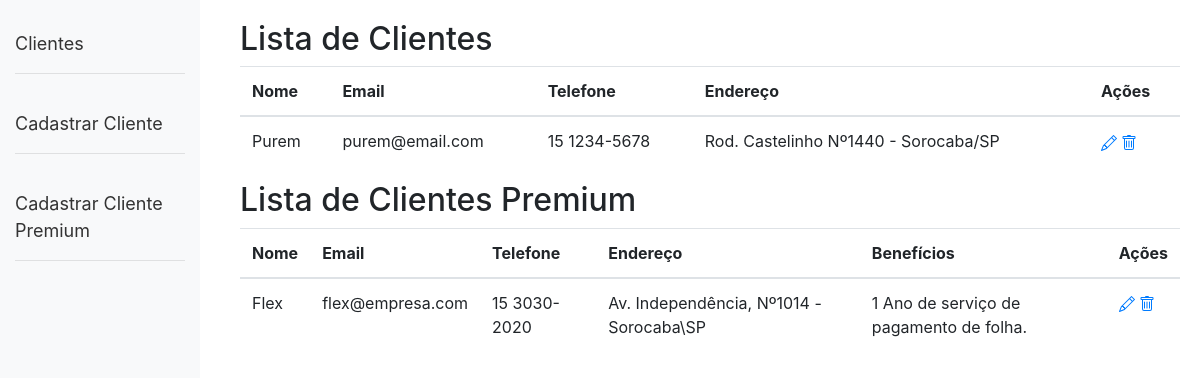
The page / on the database its author committed.
### clientes/models.py (models this page shows, shortened)
class Cliente(models.Model):
    nome = models.CharField(max_length=100)
    email = models.EmailField()
    telefone = models.CharField(max_length=20)
    endereco = models.TextField()

class ClientePremium(models.Model):
    nome = models.CharField(max_length=100)
    email = models.EmailField()
    telefone = models.CharField(max_length=20)
    endereco = models.TextField()
    beneficios = models.TextField()

### clientes/views.py (the view)
# urls.py: path('', views.home, name='home'),
def home(request):
    clientes = Cliente.objects.all()
    clientes_premium = ClientePremium.objects.all()
    return render(request, 'clientes/home.html', {'clientes': clientes, 'clientes_premium': clientes_premium})

### clientes/templates/clientes/home.html (shortened to what this page needs)
{% extends 'clientes/base.html' %}
{% block content %}
<h2>Lista de Clientes</h2>
<table class="table">
    <thead>
        <tr>
            <th>Nome</th>
            <th>Email</th>
            <th>Telefone</th>
            <th>Endereço</th>
            <th>Ações</th>
        </tr>
    </thead>
    <tbody>
        {% for cliente in clientes %}
        <tr>
            <td>{{ cliente.nome }}</td>
            <td>{{ cliente.email }}</td>
            <td>{{ cliente.telefone }}</td>
            <td>{{ cliente.endereco }}</td>
            <td>
                <a href="{% url 'editar_cliente' cliente.id %}" title="Editar">
                </a>
                <a href="#" onclick="confirmarExclusao(event, '{% url 'excluir_cliente' cliente.id %}')" title="Excluir">
                </a>
            </td>
        </tr>
        {% endfor %}
    </tbody>
</table>
<h2>Lista de Clientes Premium</h2>
<table class="table">
    <thead>
        <tr>
            <th>Nome</th>
            <th>Email</th>
            <th>Telefone</th>
            <th>Endereço</th>
            <th>Benefícios</th>
            <th>Ações</th>
        </tr>
    </thead>
    <tbody>
        {% for cliente_premium in clientes_premium %}
        <tr>
            <td>{{ cliente_premium.nome }}</td>
            <td>{{ cliente_premium.email }}</td>
            <td>{{ cliente_premium.telefone }}</td>
            <td>{{ cliente_premium.endereco }}</td>
            <td>{{ cliente_premium.beneficios }}</td>
            <td>
                <a href="{% url 'editar_cliente_premium' cliente_premium.id %}" title="Editar">
                </a>
                <a href="#" onclick="confirmarExclusao(event, '{% url 'excluir_cliente_premium' cliente_premium.id %}')" title="Excluir">
                </a>
            </td>
        </tr>
        {% endfor %}
    </tbody>
</table>
{% endblock %}

### clientes/templates/clientes/base.html (shortened to what this page needs)
<!DOCTYPE html>
<html lang="en">
<head>
    <link rel="stylesheet" href="https://stackpath.bootstrapcdn.com/bootstrap/4.3.1/css/bootstrap.min.css">
</head>
<body>
    <div class="sidebar">
        <a href="{% url 'home' %}" title="Clientes">Clientes <hr/>
        </a>
        <a href="{% url 'cadastrar_cliente' %}" title="Cadastrar Cliente">Cadastrar Cliente <hr/>
        </a>
        <a href="{% url 'cadastrar_cliente_premium' %}" title="Cadastrar Cliente Premium">Cadastrar Cliente Premium <hr/>
        </a>
    </div>
    <div class="content">
        {% block content %}
        {% endblock %}
    </div>
</body>
</html>

### clientes/templates/clientes/base.html (style rules this page uses)
.sidebar { height: 100%; width: 200px; position: fixed; top: 0; left: 0; background-color: #f8f9fa; padding-top: 20px; }
.sidebar a { padding: 10px 15px; text-decoration: none; font-size: 18px; color: #333; display: block; }
.content { margin-left: 220px; padding: 20px; }

### rows shown on the page
Cliente: nome "Purem", email "purem@email.com", telefone "15 1234-5678", endereco "Rod. Castelinho Nº1440 - Sorocaba/SP"
ClientePremium: nome "Flex", email "flex@empresa.com", telefone "15 3030-2020", endereco "Av. Independência, Nº1014 - Sorocaba\\SP", beneficios "1 Ano de serviço de pagamento de folha."
